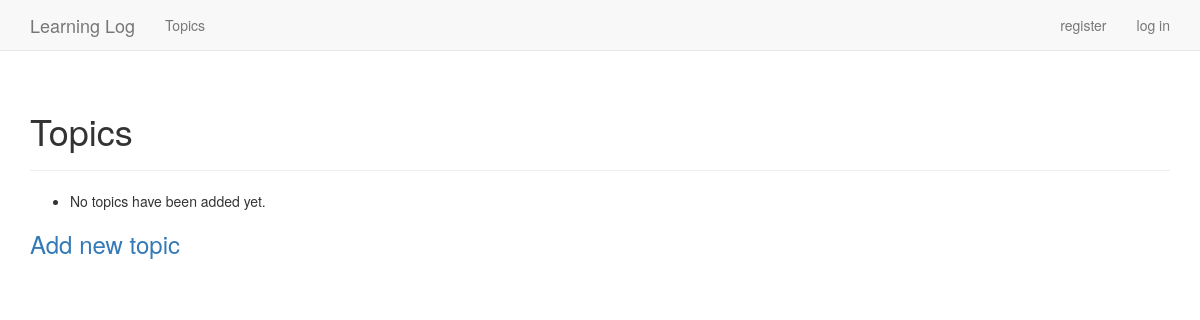
Before: /topics/ with the older database file.
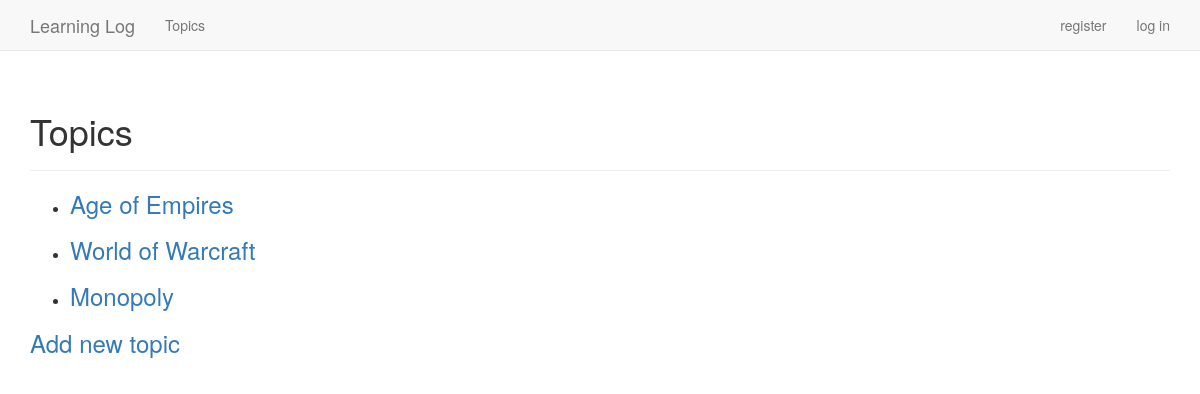
After: the same page with the newer database file.
### learning_logs/models.py (models this page shows)
class Topic(models.Model):
    text = models.CharField(max_length=200)
    date_added = models.DateTimeField(auto_now_add=True)
    owner = models.ForeignKey(User, on_delete=models.CASCADE,)
    public = models.BooleanField(default=False, db_index=True)
    def __str__(self):
        return self.text

### learning_logs/views.py (the view)
# urls.py: path(r'topics/', views.topics, name='topics'),
def topics(request):
    if request.user.is_authenticated:
        topics = Topic.objects.filter(owner=request.user).order_by('date_added')
    else:
        topics = Topic.objects.filter(public=True).order_by('date_added')
    context = {'topics': topics}
    return render(request, 'learning_logs/topics.html', context)

### learning_logs/templates/learning_logs/topics.html
{% extends "learning_logs/base.html" %}
{% block header %}
	<h1>Topics</h1>
{% endblock header %}
{% block content %}
	<ul>
		{% for topic in topics %}
			<li>
				<h3>
					<a href="{% url 'learning_logs:topic' topic.id %}">{{ topic }}</a>
				</h3>
			</li>
		{% empty %}
			<li>No topics have been added yet.</li>
		{% endfor %}
	</ul>
	<h3><a href="{% url 'learning_logs:new_topic' %}">Add new topic</h3>
{% endblock content %}

Changed rows visible on the page:
now on this page (row edited): Topic: text "Age of Empires"
now on this page (row edited): Topic: text "World of Warcraft"
now on this page (row edited): Topic: text "Monopoly"
Other visible differences:
text no longer shown: "No topics have been added yet."
